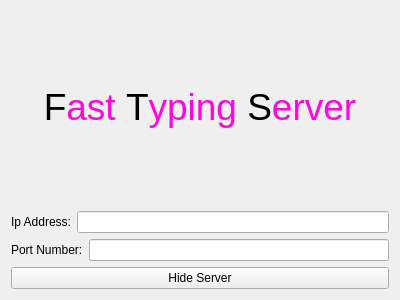
<?xml version="1.0" encoding="UTF-8"?>
<ui version="4.0">
 <class>ServerWidget</class>
 <widget class="QWidget" name="ServerWidget">
  <property name="geometry">
   <rect>
    <x>0</x>
    <y>0</y>
    <width>400</width>
    <height>300</height>
   </rect>
  </property>
  <property name="windowTitle">
   <string>Fast typing | Server information</string>
  </property>
  <layout class="QVBoxLayout" name="verticalLayout_2">
   <item>
    <layout class="QVBoxLayout" name="verticalLayout">
     <item>
      <widget class="QLabel" name="label">
       <property name="text">
        <string>&lt;html&gt;&lt;head/&gt;&lt;body&gt;&lt;p&gt;&lt;span style=&quot; font-size:28pt; color:#000000;&quot;&gt;F&lt;/span&gt;&lt;span style=&quot; font-size:28pt; color:#fe06dd;&quot;&gt;ast &lt;/span&gt;&lt;span style=&quot; font-size:28pt; color:#000000;&quot;&gt;T&lt;/span&gt;&lt;span style=&quot; font-size:28pt; color:#fe06dd;&quot;&gt;yping &lt;/span&gt;&lt;span style=&quot; font-size:28pt; color:#000000;&quot;&gt;S&lt;/span&gt;&lt;span style=&quot; font-size:28pt; color:#fe06dd;&quot;&gt;erver&lt;/span&gt;&lt;/p&gt;&lt;/body&gt;&lt;/html&gt;</string>
       </property>
       <property name="alignment">
        <set>Qt::AlignCenter</set>
       </property>
      </widget>
     </item>
     <item>
      <layout class="QHBoxLayout" name="horizontalLayout">
       <item>
        <widget class="QLabel" name="label_2">
         <property name="text">
          <string>Ip Address:</string>
         </property>
        </widget>
       </item>
       <item>
        <widget class="QLineEdit" name="lineIp"/>
       </item>
      </layout>
     </item>
     <item>
      <layout class="QHBoxLayout" name="horizontalLayout_2">
       <item>
        <widget class="QLabel" name="label_3">
         <property name="text">
          <string>Port Number:</string>
         </property>
        </widget>
       </item>
       <item>
        <widget class="QLineEdit" name="linePort"/>
       </item>
      </layout>
     </item>
     <item>
      <widget class="QPushButton" name="closeButton">
       <property name="text">
        <string>Hide Server</string>
       </property>
      </widget>
     </item>
    </layout>
   </item>
  </layout>
 </widget>
 <resources/>
 <connections>
  <connection>
   <sender>closeButton</sender>
   <signal>clicked()</signal>
   <receiver>ServerWidget</receiver>
   <slot>hide()</slot>
   <hints>
    <hint type="sourcelabel">
     <x>179</x>
     <y>277</y>
    </hint>
    <hint type="destinationlabel">
     <x>75</x>
     <y>266</y>
    </hint>
   </hints>
  </connection>
 </connections>
</ui>
